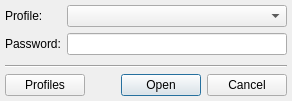
<?xml version="1.0" encoding="UTF-8"?>
<ui version="4.0">
 <class>LoginDialogClass</class>
 <widget class="QDialog" name="LoginDialogClass">
  <property name="geometry">
   <rect>
    <x>0</x>
    <y>0</y>
    <width>292</width>
    <height>101</height>
   </rect>
  </property>
  <property name="windowTitle">
   <string>Open Profile</string>
  </property>
  <layout class="QVBoxLayout" name="verticalLayout">
   <property name="margin">
    <number>5</number>
   </property>
   <item>
    <layout class="QFormLayout" name="formLayout">
     <item row="0" column="0">
      <widget class="QLabel" name="lblProfile">
       <property name="text">
        <string>Profile:</string>
       </property>
       <property name="textFormat">
        <enum>Qt::PlainText</enum>
       </property>
      </widget>
     </item>
     <item row="0" column="1">
      <widget class="QComboBox" name="cmbProfile"/>
     </item>
     <item row="1" column="0">
      <widget class="QLabel" name="lblPassword">
       <property name="text">
        <string>Password:</string>
       </property>
       <property name="textFormat">
        <enum>Qt::PlainText</enum>
       </property>
      </widget>
     </item>
     <item row="1" column="1">
      <widget class="QLineEdit" name="lnePassword">
       <property name="echoMode">
        <enum>QLineEdit::Password</enum>
       </property>
      </widget>
     </item>
    </layout>
   </item>
   <item>
    <widget class="Line" name="line">
     <property name="orientation">
      <enum>Qt::Horizontal</enum>
     </property>
    </widget>
   </item>
   <item>
    <layout class="QHBoxLayout" name="horizontalLayout">
     <item>
      <widget class="QPushButton" name="pbtProfiles">
       <property name="text">
        <string>Profiles</string>
       </property>
      </widget>
     </item>
     <item>
      <widget class="QDialogButtonBox" name="dbbButtons">
       <property name="standardButtons">
        <set>QDialogButtonBox::Cancel|QDialogButtonBox::Open</set>
       </property>
      </widget>
     </item>
    </layout>
   </item>
  </layout>
 </widget>
 <layoutdefault spacing="6" margin="11"/>
 <tabstops>
  <tabstop>cmbProfile</tabstop>
  <tabstop>lnePassword</tabstop>
  <tabstop>pbtProfiles</tabstop>
  <tabstop>dbbButtons</tabstop>
 </tabstops>
 <resources/>
 <connections/>
</ui>
